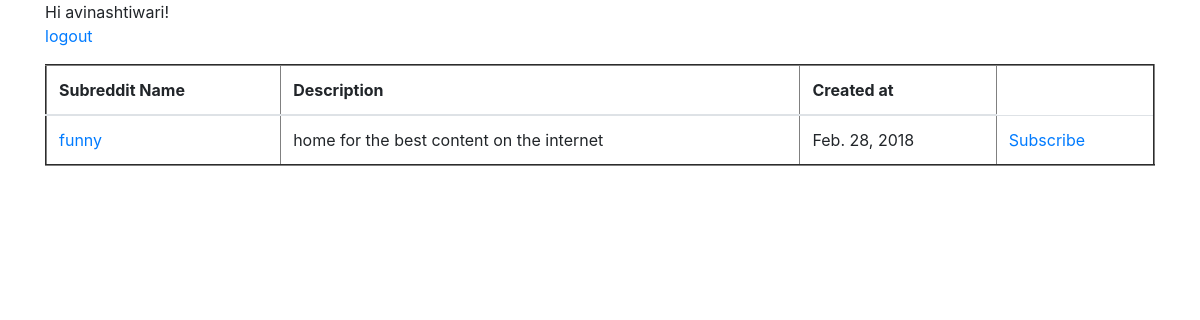
Before: / (signed in) with the older database file.
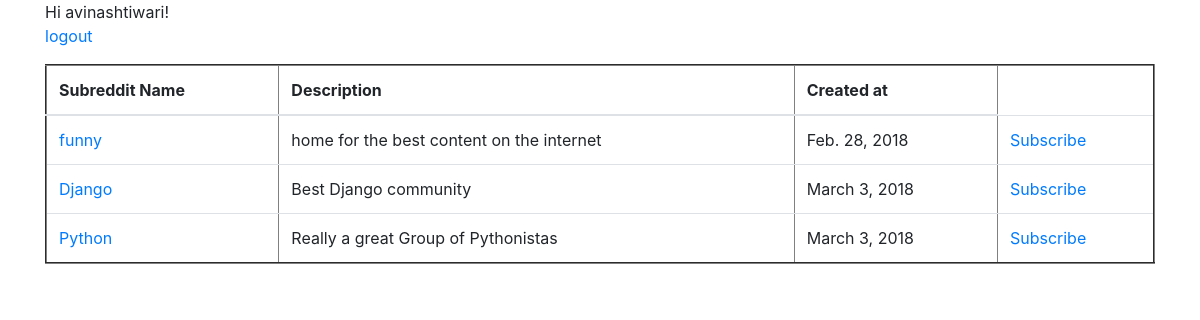
After: the same page with the newer database file.
### users/models.py (models this page shows)
class CustomUser(AbstractUser):
    objects=CustomUserManager()

### boards/models.py (models this page shows, shortened)
class SubReddits(models.Model):
    name=models.CharField(max_length=100)
    description=models.TextField()
    created_at=models.DateField(auto_now_add=True)

### boards/views.py (the view)
# urls.py: path('', views.HomePageView,name='home'),
def HomePageView(request):
    return render(request,'home.html',{'boards':SubReddits.objects.all()})

### templates/home.html (shortened to what this page needs)
{% extends 'base.html' %}
{% block content %}
    {% if user.is_authenticated %}
        Hi {{ user.username }}!
        <p><a href="{% url 'logout' %}">logout</a></p>
        <table border='2px solid black' class='table'>
            <thead>
                <th>Subreddit Name</th>
                <th>Description</th>
                <th>Created at</th>
            </thead>
            {%for i in boards%}
                <tr>
                    <td><a href="{%url 'board' i.id%}">{{i.name}}</a></td>
                    <td>{{i.description}}</td>
                    <td>{{i.created_at}}</td>
                    <td> <a href="{%url 'subscribe' i.id%}">Subscribe</a> </td>
                </tr>
            {%endfor%}
        </table>
    {% else %}
        <h1>Welcome to reddit clone</h1>
        <p>You are not logged in</p>
        <a href="{% url 'login' %}">login</a> |
        <a href="{% url 'signup' %}">signup</a>
    {% endif %}
{% endblock %}

### templates/base.html (shortened to what this page needs)
<!DOCTYPE html>
<html>
<head>
    <link rel="stylesheet" href="https://maxcdn.bootstrapcdn.com/bootstrap/4.0.0-beta.2/css/bootstrap.min.css"
>
</head>
<body>
    <div class="container">
        {% block content %} {% endblock %}
    </div>
</body>
</html>

Changed rows visible on the page:
added SubReddits: name "Django", description "Best Django community", created_at "March 3, 2018"
added SubReddits: name "Python", description "Really a great Group of Pythonistas", created_at "March 3, 2018"
